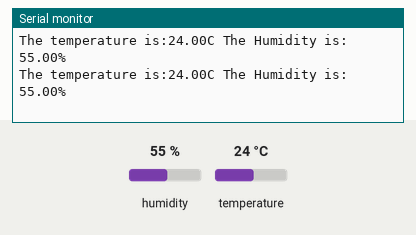
Simulated run of this sketch. Board: Arduino Uno, built with avr-gcc and run on an emulated ATmega328P. Parts: the last lines printed to the serial monitor. The test bench sets the inputs (shaded band); at power-on: humidity 55 %, temperature 24 °C.

Above: at 2.8 s.
2.9 s: humidity set to 22 %
At 4.5 s:
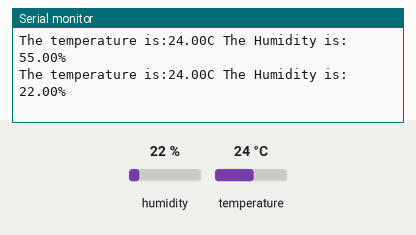
5.6 s: temperature set to 12 °C
At 6.9 s:
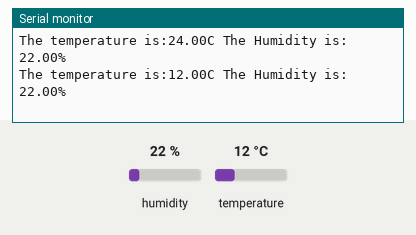
8.3 s: humidity set to 40 %
At 10.6 s:
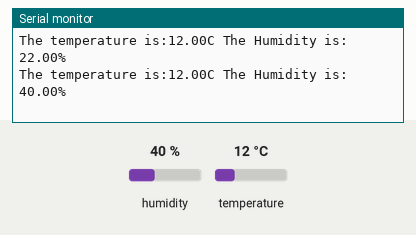
Timing chart, 0 to 12.1 s (numbered marks = the images above; inputs shaded):
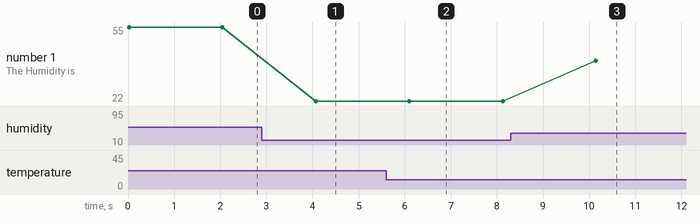

The sketch:

DHT11_code_CMPE_246.ino
```cpp
//Import DHT library
#include <DHT.h>
#include <Arduino.h>

//DHT setup
#define DHTPIN 2
#define DHTTYPE DHT11
DHT dht(DHTPIN, DHTTYPE);

void setup() {
  Serial.begin(9600);
  dht.begin(11);
}

void loop(){
  float h = dht.readHumidity();
  float t = dht.readTemperature();

  if (isnan(h) || isnan(t)){
    Serial.println("Sensor read failed");
    delay(2000);
    return;
  }

  Serial.print("The temperature is:");
  Serial.print(t);
  Serial.print("C");

  Serial.print(" The Humidity is: ");
  Serial.print(h);
  Serial.println("%");

  delay(2000);
}
```

Measured:
- after the input at 2.9 s, the serial monitor: prints a new line after 1.2 s (image 1)
- after the input at 5.6 s, the serial monitor: prints a new line after 0.50 s (image 2)
- after the input at 8.3 s, the serial monitor: prints a new line after 1.8 s (image 3)
- plotted number 1: 55 → 22 after the input at 2.9 s, 22 → 40 after the input at 8.3 s
